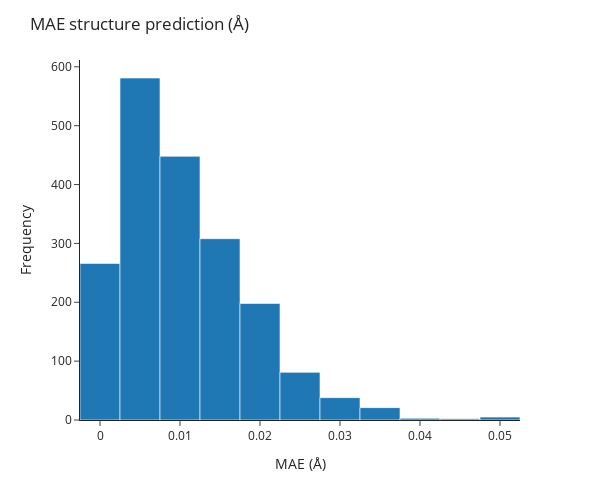

Notebook code cell kept with this figure:
### Code cell
all_mae_norms = []
all_mae_norms_linear_interp = []

for idx, data in enumerate(train_loader):

    interpolated_ts_coords = data.pos_interpolated_transition_state.detach().numpy()
    real_ts_coords = data.pos_transition_state.detach().numpy()
    difference_ts_coords = interpolated_ts_coords - real_ts_coords
    linear_interp_coords = ( data.pos + data.pos_final_state ) / 2
    norm_difference_ts_coords = np.linalg.norm(difference_ts_coords, axis=1)
    difference_linear_interp_coords = linear_interp_coords - real_ts_coords
    norm_difference_linear_interp_coords = np.linalg.norm(difference_linear_interp_coords, axis=1)

    # Mean absolute error
    mae = np.mean(norm_difference_ts_coords)
    all_mae_norms.append(mae)

    mae_linear_interp = np.mean(norm_difference_linear_interp_coords)
    all_mae_norms_linear_interp.append(mae_linear_interp)

    # Plot the real and interpolated TS structures
    # with two different colors on the same plot
    # fig = px.scatter_3d(
    #     x=np.concatenate((real_ts_coords[:, 0], interpolated_ts_coords[:, 0])),
    #     y=np.concatenate((real_ts_coords[:, 1], interpolated_ts_coords[:, 1])),
    #     z=np.concatenate((real_ts_coords[:, 2], interpolated_ts_coords[:, 2])),
    #     color=np.concatenate((np.zeros(len(real_ts_coords)), np.ones(len(interpolated_ts_coords)))),
    # )

    # # Set the title of the plot as the mean absolute error
    # fig.update_layout(title=f"MAE of structure prediction: {mae:.3f} Å")
    # fig.write_html(f"plots/hamiltonian_model/interpolated_ts_{idx}_mae_{mae:.3f}.html")

# Plot a histogram of the MAE
fig = px.histogram(x=all_mae_norms, nbins=20, template="simple_white")
# On the same plot, plot the histogram of the MAE for the linear interpolation
# fig.add_trace(
#     go.Histogram(
#         x=all_mae_norms_linear_interp,
#         nbinsx=20,
#         name="Linear interpolation",
#         opacity=0.75,
#     )
# )
fig.update_layout(title="MAE structure prediction (Å)")
fig.update_xaxes(title_text="MAE (Å)")
fig.update_yaxes(title_text="Frequency")
# fig.write_html("plots/hamiltonian_model/interpolated_ts_mae_histogram.html")

# Reduce the aspect ratio
fig.update_layout(
    autosize=False,
    width=600,
    height=500,
)

fig.show()

### Figure 1 — Plotly figure (JSON) as saved in the notebook; plotly's stock layout.template omitted (floating-point values rounded to 4 significant figures; data arrays with more than 128 entries replaced by an {"elided": "..."} marker saying what was removed)
{"data": [{"alignmentgroup": "True", "bingroup": "x", "hovertemplate": "x=%{x}<br>count=%{y}<extra></extra>", "legendgroup": "", "marker": {"color": "#1F77B4", "pattern": {"shape": ""}}, "name": "", "nbinsx": 20, "offsetgroup": "", "orientation": "v", "showlegend": false, "type": "histogram", "x": {"elided": "1951 float values"}, "xaxis": "x", "yaxis": "y"}], "layout": {"autosize": false, "barmode": "relative", "height": 500, "legend": {"tracegroupgap": 0}, "margin": {"t": 60}, "title": {"text": "MAE structure prediction (Å)"}, "width": 600, "xaxis": {"anchor": "y", "domain": [0, 1], "title": {"text": "MAE (Å)"}}, "yaxis": {"anchor": "x", "domain": [0, 1], "title": {"text": "Frequency"}}}}
